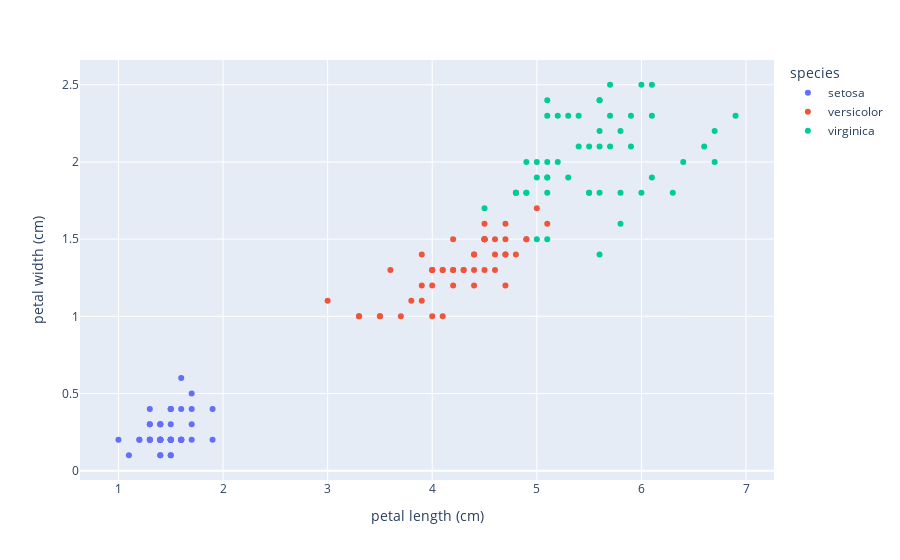

Notebook code for this chart:
### Markdown cell above
Ici, pas de problème d'équilibrage de classes dans les espèces, on peut continuer.

### Code cell
px.scatter(
    df,
    x="petal length (cm)",
    y="petal width (cm)",
    color="species"
)

### Figure 1 — Plotly figure (JSON) as saved in the notebook; plotly's stock layout.template omitted (floating-point values rounded to 4 significant figures)
{"data": [{"hovertemplate": "species=setosa<br>petal length (cm)=%{x}<br>petal width (cm)=%{y}<extra></extra>", "legendgroup": "setosa", "marker": {"color": "#636efa", "symbol": "circle"}, "mode": "markers", "name": "setosa", "orientation": "v", "showlegend": true, "type": "scatter", "x": [1.4, 1.4, 1.3, 1.5, 1.4, 1.7, 1.4, 1.5, 1.4, 1.5, 1.5, 1.6, 1.4, 1.1, 1.2, 1.5, 1.3, 1.4, 1.7, 1.5, 1.7, 1.5, 1.0, 1.7, 1.9, 1.6, 1.6, 1.5, 1.4, 1.6, 1.6, 1.5, 1.5, 1.4, 1.5, 1.2, 1.3, 1.4, 1.3, 1.5, 1.3, 1.3, 1.3, 1.6, 1.9, 1.4, 1.6, 1.4, 1.5, 1.4], "xaxis": "x", "y": [0.2, 0.2, 0.2, 0.2, 0.2, 0.4, 0.3, 0.2, 0.2, 0.1, 0.2, 0.2, 0.1, 0.1, 0.2, 0.4, 0.4, 0.3, 0.3, 0.3, 0.2, 0.4, 0.2, 0.5, 0.2, 0.2, 0.4, 0.2, 0.2, 0.2, 0.2, 0.4, 0.1, 0.2, 0.2, 0.2, 0.2, 0.1, 0.2, 0.2, 0.3, 0.3, 0.2, 0.6, 0.4, 0.3, 0.2, 0.2, 0.2, 0.2], "yaxis": "y"}, {"hovertemplate": "species=versicolor<br>petal length (cm)=%{x}<br>petal width (cm)=%{y}<extra></extra>", "legendgroup": "versicolor", "marker": {"color": "#EF553B", "symbol": "circle"}, "mode": "markers", "name": "versicolor", "orientation": "v", "showlegend": true, "type": "scatter", "x": [4.7, 4.5, 4.9, 4.0, 4.6, 4.5, 4.7, 3.3, 4.6, 3.9, 3.5, 4.2, 4.0, 4.7, 3.6, 4.4, 4.5, 4.1, 4.5, 3.9, 4.8, 4.0, 4.9, 4.7, 4.3, 4.4, 4.8, 5.0, 4.5, 3.5, 3.8, 3.7, 3.9, 5.1, 4.5, 4.5, 4.7, 4.4, 4.1, 4.0, 4.4, 4.6, 4.0, 3.3, 4.2, 4.2, 4.2, 4.3, 3.0, 4.1], "xaxis": "x", "y": [1.4, 1.5, 1.5, 1.3, 1.5, 1.3, 1.6, 1.0, 1.3, 1.4, 1.0, 1.5, 1.0, 1.4, 1.3, 1.4, 1.5, 1.0, 1.5, 1.1, 1.8, 1.3, 1.5, 1.2, 1.3, 1.4, 1.4, 1.7, 1.5, 1.0, 1.1, 1.0, 1.2, 1.6, 1.5, 1.6, 1.5, 1.3, 1.3, 1.3, 1.2, 1.4, 1.2, 1.0, 1.3, 1.2, 1.3, 1.3, 1.1, 1.3], "yaxis": "y"}, {"hovertemplate": "species=virginica<br>petal length (cm)=%{x}<br>petal width (cm)=%{y}<extra></extra>", "legendgroup": "virginica", "marker": {"color": "#00cc96", "symbol": "circle"}, "mode": "markers", "name": "virginica", "orientation": "v", "showlegend": true, "type": "scatter", "x": [6.0, 5.1, 5.9, 5.6, 5.8, 6.6, 4.5, 6.3, 5.8, 6.1, 5.1, 5.3, 5.5, 5.0, 5.1, 5.3, 5.5, 6.7, 6.9, 5.0, 5.7, 4.9, 6.7, 4.9, 5.7, 6.0, 4.8, 4.9, 5.6, 5.8, 6.1, 6.4, 5.6, 5.1, 5.6, 6.1, 5.6, 5.5, 4.8, 5.4, 5.6, 5.1, 5.1, 5.9, 5.7, 5.2, 5.0, 5.2, 5.4, 5.1], "xaxis": "x", "y": [2.5, 1.9, 2.1, 1.8, 2.2, 2.1, 1.7, 1.8, 1.8, 2.5, 2.0, 1.9, 2.1, 2.0, 2.4, 2.3, 1.8, 2.2, 2.3, 1.5, 2.3, 2.0, 2.0, 1.8, 2.1, 1.8, 1.8, 1.8, 2.1, 1.6, 1.9, 2.0, 2.2, 1.5, 1.4, 2.3, 2.4, 1.8, 1.8, 2.1, 2.4, 2.3, 1.9, 2.3, 2.5, 2.3, 1.9, 2.0, 2.3, 1.8], "yaxis": "y"}], "layout": {"legend": {"title": {"text": "species"}, "tracegroupgap": 0}, "margin": {"t": 60}, "xaxis": {"anchor": "y", "domain": [0, 1], "title": {"text": "petal length (cm)"}}, "yaxis": {"anchor": "x", "domain": [0, 1], "title": {"text": "petal width (cm)"}}}}
